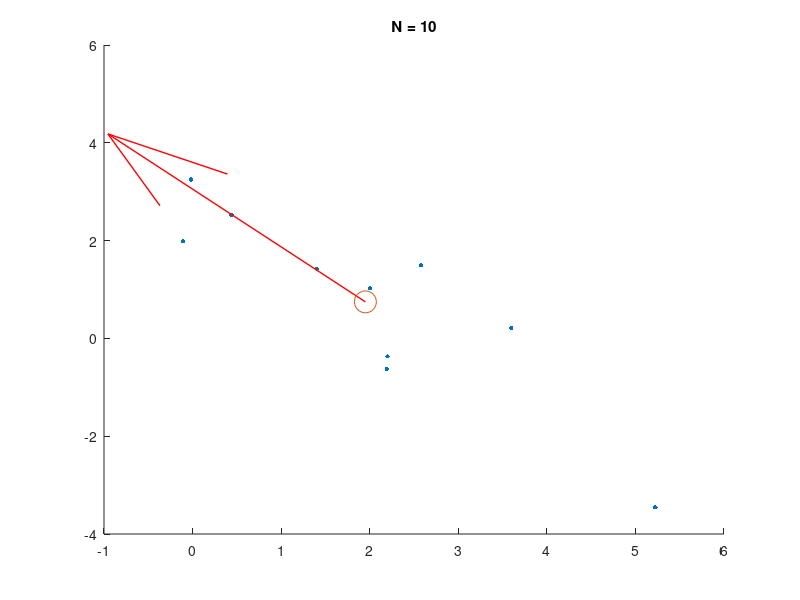
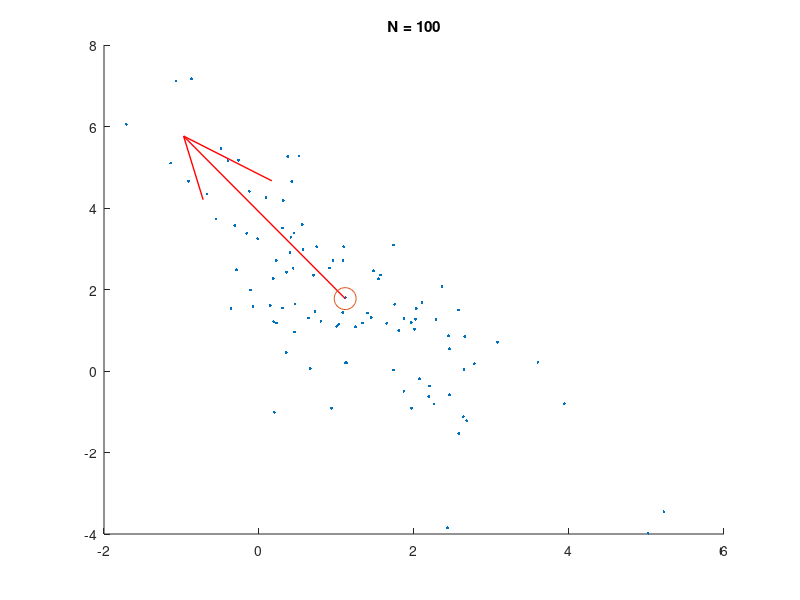
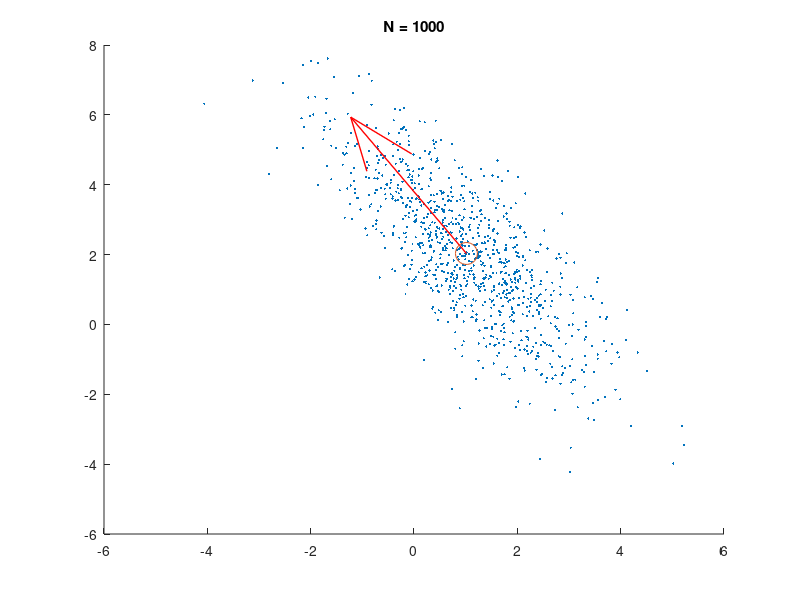
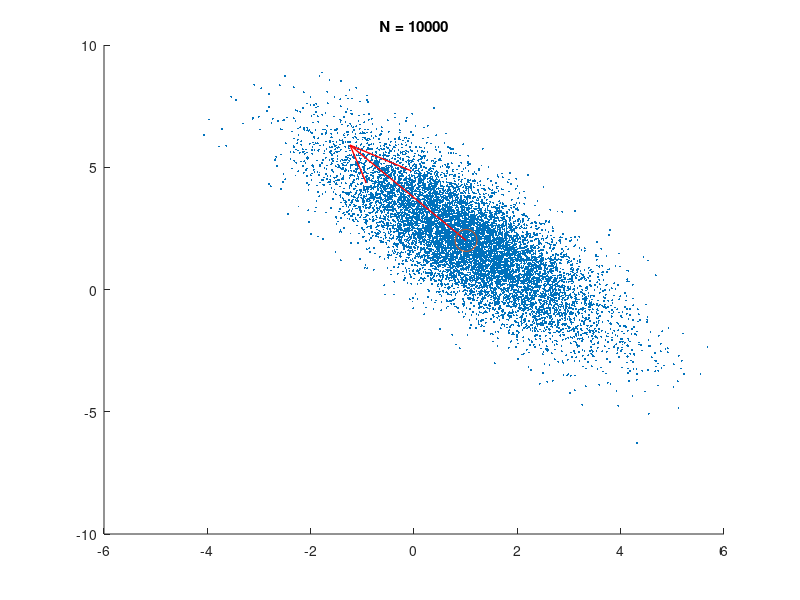

Write the MATLAB code that produced these figures, in order.
clc;
clear;
close all;

% Find A from Covariance matrix C where C=A*A'
mu = [1; 2];
cov = [1.6250 -1.9486; -1.9486 3.8750];
[Q, D] = eig(cov);
A = Q*sqrt(D); % square root of a diagonal matrix is square root of individual elements

% Find norm of mu and frobenius norm of cov
norm_mu = norm(mu);
norm_cov = norm(cov);

% Initialize empty matrices to store error
mean_err = zeros(100, 5);
cov_err = zeros(100, 5);

for lN=1:5 % Looping over values of log10(N)
    N = 10^lN;
    for iter=1:100 % Repeating 100 times for a given N
        rng(2*iter); % Setting seed to reproduce results
        x = A * randn(2,N) + mu; % values from X
        
        % ML estimate of mean is sum(x)/N
        mean_mle = sum(x,2) / N;
        % ML estimate of covariance matrix is sum((x-mu^)(x-mu^)')/N
        cov_mle = (x-mean_mle)*(x-mean_mle)' / N;
        
        % Error measure of mean and covariance
        mean_err(iter,lN) = norm(mu - mean_mle) / norm_mu; % Where lN = log10(N)
        cov_err(iter,lN) = norm(cov - cov_mle) / norm_cov; % Where lN = log10(N)
    end
    
    figure;
    % Plot data points for seed=100
    scatter(x(1,:), x(2,:), 10/((lN)^(1.2)), "filled");
    
    % Calculating principal mode of variation
    [Q, lambda] = eig(cov_mle);
    if lambda(1, 1) > lambda(2, 2)
        ep = D(1,1)*Q(:, 1);
    else
        ep = D(2,2)*Q(:, 2);
    end
    hold on;
    quiver(mean_mle(1), mean_mle(2), ep(1), ep(2), 'Color', 'red', 'LineStyle', '-', 'LineWidth', 1);
    scatter(mean_mle(1), mean_mle(2), 250, 'r.');
    title(sprintf("N = %i", N));
    saveas(gcf, sprintf("plots/q2/d_%i.jpg", N)); % Save current figure
    hold off;
end

% Box plotting the mean error values for different N
figure;
boxplot(mean_err);
title('Error b/w True mean & ML estimate');
ylabel('Error');
xlabel('log_{10}(N)');
saveas(gcf, "plots/q2/mean_err.jpg"); % Save current figure

% Box plotting the covariance error values for different N
figure;
boxplot(cov_err);
title('Error b/w True covariance & ML estimate');
ylabel('Error');
xlabel('log_{10}(N)');
saveas(gcf, "plots/q2/cov_err.jpg"); % Save current figure

close all;

function ret = norm(x)
    ret = sqrt(sum(x.*x, 'all'));
    % 'all' makes this function useful for calculating 2-norm for vectors
    % and frobenius norm for matrices
end
